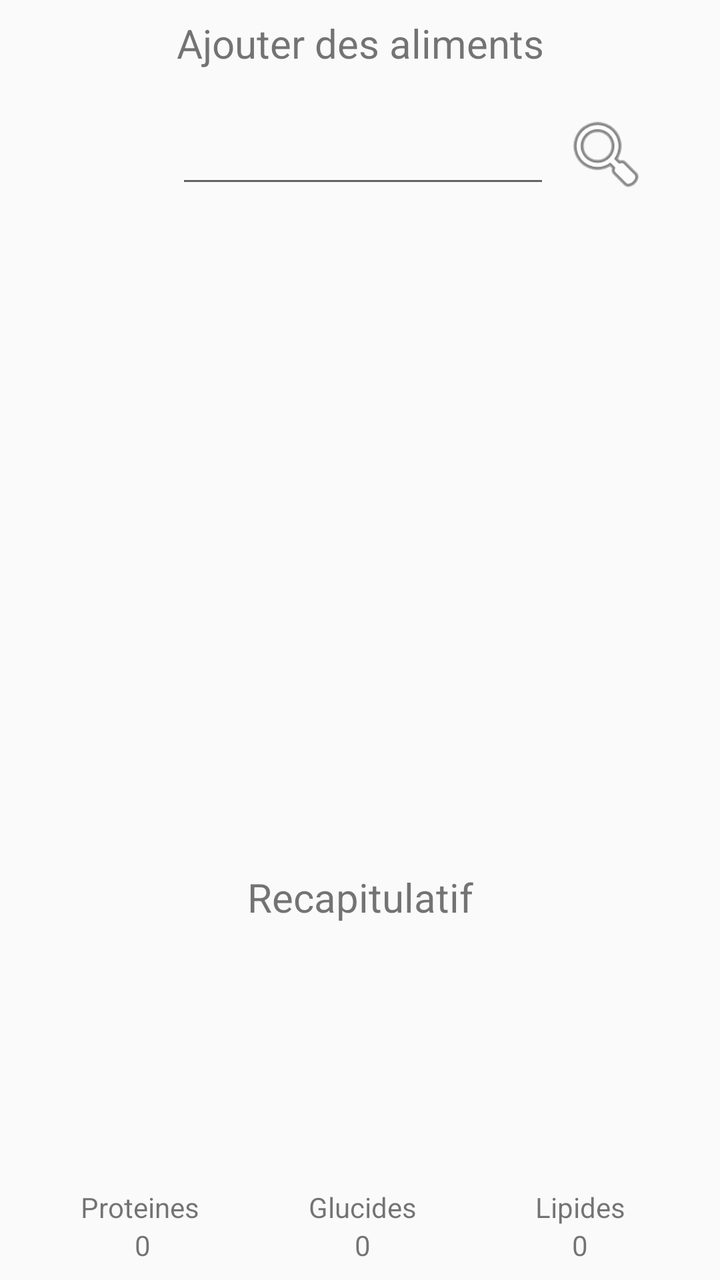
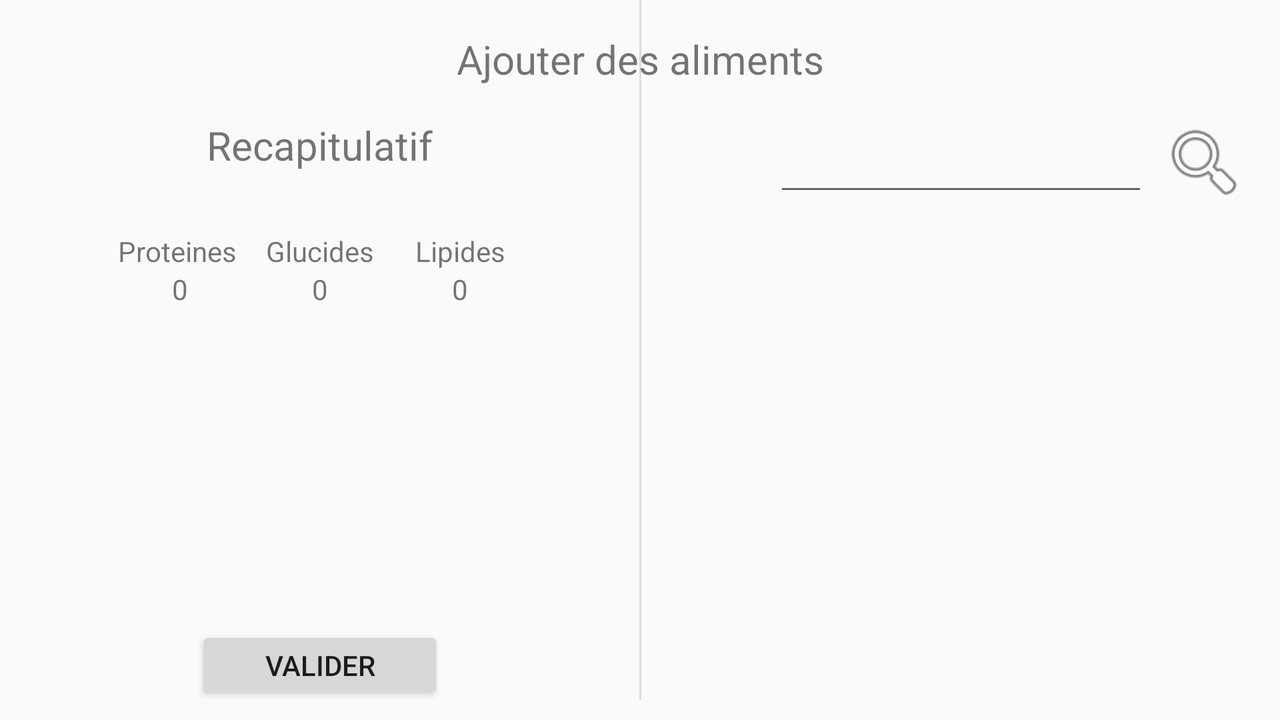

Two renders of one Android screen. The first uses the default layout on a phone; the second uses the alternative layout the repository ships for a different screen configuration, on a matching device. The two XML files are below.
<!-- AndroidManifest.xml: application theme AppTheme.NoActionBar -->
<!-- res/layout/activity_add_aliment.xml -->
<?xml version="1.0" encoding="utf-8"?>
<android.support.constraint.ConstraintLayout
    xmlns:android="http://schemas.android.com/apk/res/android"
    xmlns:app="http://schemas.android.com/apk/res-auto"
    xmlns:tools="http://schemas.android.com/tools"
    android:layout_width="match_parent"
    android:layout_height="match_parent">

    <TextView
        android:id="@+id/textView3"
        android:layout_width="235dp"
        android:layout_height="35dp"
        android:layout_marginStart="8dp"
        android:layout_marginTop="8dp"
        android:layout_marginEnd="8dp"
        android:text="Ajouter des aliments"
        android:textAlignment="center"
        android:textSize="20dp"
        app:layout_constraintEnd_toEndOf="parent"
        app:layout_constraintStart_toStartOf="parent"
        app:layout_constraintTop_toTopOf="parent" />

    <EditText
        android:id="@+id/editTextResearchAliment"
        android:layout_width="187dp"
        android:layout_height="44dp"
        android:layout_marginStart="88dp"
        android:layout_marginTop="12dp"
        android:ems="10"
        android:inputType="textPersonName"
        app:layout_constraintStart_toStartOf="parent"
        app:layout_constraintTop_toBottomOf="@+id/textView3" />

    <ImageView
        android:id="@+id/imageViewSearch"
        android:layout_width="56dp"
        android:layout_height="44dp"
        android:layout_marginTop="12dp"
        android:layout_marginEnd="8dp"
        app:layout_constraintEnd_toEndOf="parent"
        app:layout_constraintHorizontal_bias="0.0"
        app:layout_constraintStart_toEndOf="@+id/editTextResearchAliment"
        app:layout_constraintTop_toBottomOf="@+id/textView3"
        app:srcCompat="@android:drawable/ic_menu_search" />

    <android.support.v7.widget.RecyclerView
        android:id="@+id/recyclerViewAddAliment"
        android:layout_width="409dp"
        android:layout_height="315dp"
        android:layout_marginStart="8dp"
        android:layout_marginTop="108dp"
        android:layout_marginEnd="8dp"
        app:layout_constraintEnd_toEndOf="parent"
        app:layout_constraintStart_toStartOf="parent"
        app:layout_constraintTop_toTopOf="parent" />

    <Button
        android:id="@+id/buttonValidAliment"
        android:layout_width="128dp"
        android:layout_height="39dp"
        android:layout_marginStart="8dp"
        android:layout_marginTop="20dp"
        android:layout_marginEnd="8dp"
        android:text="Valider"
        app:layout_constraintEnd_toEndOf="parent"
        app:layout_constraintHorizontal_bias="0.498"
        app:layout_constraintStart_toStartOf="parent"
        app:layout_constraintTop_toBottomOf="@+id/linearLayout" />

    <TextView
        android:id="@+id/textView15"
        android:layout_width="235dp"
        android:layout_height="35dp"
        android:layout_marginStart="8dp"
        android:layout_marginTop="12dp"
        android:layout_marginEnd="8dp"
        android:text="Recapitulatif"
        android:textAlignment="center"
        android:textSize="20dp"
        app:layout_constraintEnd_toEndOf="parent"
        app:layout_constraintStart_toStartOf="parent"
        app:layout_constraintTop_toBottomOf="@+id/recyclerViewAddAliment" />

    <android.support.v7.widget.RecyclerView
        android:id="@+id/recyclerViewListAliment"
        android:layout_width="410dp"
        android:layout_height="84dp"
        android:layout_marginStart="8dp"
        android:layout_marginTop="8dp"
        android:layout_marginEnd="8dp"
        app:layout_constraintEnd_toEndOf="parent"
        app:layout_constraintStart_toStartOf="parent"
        app:layout_constraintTop_toBottomOf="@+id/textView15" />

    <LinearLayout
        android:id="@+id/linearLayout"
        android:layout_width="328dp"
        android:layout_height="61dp"
        android:layout_marginStart="8dp"
        android:layout_marginTop="32dp"
        android:layout_marginEnd="8dp"
        android:orientation="horizontal"
        android:weightSum="3"
        app:layout_constraintEnd_toEndOf="parent"
        app:layout_constraintHorizontal_bias="0.492"
        app:layout_constraintStart_toStartOf="parent"
        app:layout_constraintTop_toBottomOf="@+id/recyclerViewListAliment">

        <LinearLayout
            android:layout_width="111dp"
            android:layout_height="match_parent"
            android:orientation="vertical">

            <TextView
                android:id="@+id/textView4"
                android:layout_width="match_parent"
                android:layout_height="wrap_content"
                android:text="Proteines "
                android:textAlignment="center" />

            <TextView
                android:id="@+id/textProt"
                android:layout_width="match_parent"
                android:layout_height="41dp"
                android:text="0"
                android:textAlignment="center" />

        </LinearLayout>

        <LinearLayout
            android:layout_width="109dp"
            android:layout_height="match_parent"
            android:orientation="vertical">

            <TextView
                android:id="@+id/textView11"
                android:layout_width="match_parent"
                android:layout_height="wrap_content"
                android:text="Glucides"
                android:textAlignment="center" />

            <TextView
                android:id="@+id/textGlu"
                android:layout_width="match_parent"
                android:layout_height="42dp"
                android:text="0"
                android:textAlignment="center" />
        </LinearLayout>

        <LinearLayout
            android:layout_width="match_parent"
            android:layout_height="match_parent"
            android:orientation="vertical">

            <TextView
                android:id="@+id/textView12"
                android:layout_width="match_parent"
                android:layout_height="wrap_content"
                android:text="Lipides"
                android:textAlignment="center" />

            <TextView
                android:id="@+id/textLip"
                android:layout_width="match_parent"
                android:layout_height="42dp"
                android:text="0"
                android:textAlignment="center" />
        </LinearLayout>
    </LinearLayout>

</android.support.constraint.ConstraintLayout>
<!-- resources referenced by this layout -->
<resources>
  <style name="AppTheme.NoActionBar">
          <item name="windowActionBar">false</item>
          <item name="windowNoTitle">true</item>
      </style>
</resources>
<!-- res/layout-land/activity_add_aliment.xml (the repository's variant of the layout above) -->
<!-- drawn on the phone turned sideways -->
<?xml version="1.0" encoding="utf-8"?>
<android.support.constraint.ConstraintLayout xmlns:android="http://schemas.android.com/apk/res/android"
    xmlns:tools="http://schemas.android.com/tools"
    android:layout_width="match_parent"
    android:layout_height="match_parent"
    xmlns:app="http://schemas.android.com/apk/res-auto">

    <TextView
        android:id="@+id/textView3"
        android:layout_width="235dp"
        android:layout_height="35dp"
        android:layout_marginStart="8dp"
        android:layout_marginTop="16dp"
        android:layout_marginEnd="8dp"
        android:text="Ajouter des aliments"
        android:textAlignment="center"
        android:textSize="20dp"
        app:layout_constraintEnd_toEndOf="parent"
        app:layout_constraintStart_toStartOf="parent"
        app:layout_constraintTop_toTopOf="parent" />

    <EditText
        android:id="@+id/editTextResearchAliment"
        android:layout_width="187dp"
        android:layout_height="44dp"
        android:layout_marginStart="8dp"
        android:layout_marginTop="8dp"
        android:layout_marginEnd="8dp"
        android:ems="10"
        android:inputType="textPersonName"
        app:layout_constraintEnd_toEndOf="parent"
        app:layout_constraintStart_toEndOf="@+id/divider"
        app:layout_constraintTop_toBottomOf="@+id/textView3" />

    <ImageView
        android:id="@+id/imageViewSearch"
        android:layout_width="56dp"
        android:layout_height="44dp"
        android:layout_marginTop="4dp"
        android:layout_marginEnd="8dp"
        app:layout_constraintBottom_toBottomOf="@+id/editTextResearchAliment"
        app:layout_constraintEnd_toEndOf="parent"
        app:layout_constraintHorizontal_bias="0.0"
        app:layout_constraintStart_toEndOf="@+id/editTextResearchAliment"
        app:layout_constraintTop_toBottomOf="@+id/textView3"
        app:layout_constraintVertical_bias="1.0"
        app:srcCompat="@android:drawable/ic_menu_search" />

    <android.support.v7.widget.RecyclerView
        android:id="@+id/recyclerViewAddAliment"
        android:layout_width="262dp"
        android:layout_height="274dp"
        android:layout_marginStart="8dp"
        android:layout_marginTop="8dp"
        android:layout_marginEnd="8dp"
        android:layout_marginBottom="8dp"
        app:layout_constraintBottom_toBottomOf="parent"
        app:layout_constraintEnd_toEndOf="parent"
        app:layout_constraintHorizontal_bias="0.734"
        app:layout_constraintStart_toEndOf="@+id/divider"
        app:layout_constraintTop_toBottomOf="@+id/editTextResearchAliment"
        app:layout_constraintVertical_bias="0.0" />

    <Button
        android:id="@+id/buttonValidAliment"
        android:layout_width="124dp"
        android:layout_height="39dp"
        android:layout_marginStart="8dp"
        android:layout_marginEnd="8dp"
        android:layout_marginBottom="8dp"
        android:text="Valider"
        app:layout_constraintBottom_toBottomOf="parent"
        app:layout_constraintEnd_toStartOf="@+id/divider"
        app:layout_constraintStart_toStartOf="parent" />

    <TextView
        android:id="@+id/textView15"
        android:layout_width="235dp"
        android:layout_height="35dp"
        android:layout_marginStart="8dp"
        android:layout_marginTop="8dp"
        android:layout_marginEnd="8dp"
        android:text="Recapitulatif"
        android:textAlignment="center"
        android:textSize="20dp"
        app:layout_constraintEnd_toStartOf="@+id/divider"
        app:layout_constraintStart_toStartOf="parent"
        app:layout_constraintTop_toBottomOf="@+id/textView3" />

    <android.support.v7.widget.RecyclerView
        android:id="@+id/recyclerViewListAliment"
        android:layout_width="0dp"
        android:layout_height="wrap_content"
        android:layout_marginStart="8dp"
        android:layout_marginTop="8dp"
        android:layout_marginEnd="8dp"
        android:layout_marginBottom="8dp"
        app:layout_constraintBottom_toTopOf="@+id/linearLayout"
        app:layout_constraintEnd_toStartOf="@+id/divider"
        app:layout_constraintStart_toStartOf="parent"
        app:layout_constraintTop_toBottomOf="@+id/textView15" />

    <LinearLayout
        android:id="@+id/linearLayout"
        android:layout_width="wrap_content"
        android:layout_height="0dp"
        android:layout_marginTop="6dp"
        android:layout_marginBottom="8dp"
        android:orientation="horizontal"
        android:weightSum="3"
        app:layout_constraintBottom_toTopOf="@+id/buttonValidAliment"
        app:layout_constraintEnd_toEndOf="@+id/recyclerViewListAliment"
        app:layout_constraintStart_toStartOf="@+id/recyclerViewListAliment"
        app:layout_constraintTop_toBottomOf="@+id/recyclerViewListAliment">

        <LinearLayout
            android:layout_width="70dp"
            android:layout_height="match_parent"
            android:orientation="vertical">

            <TextView
                android:id="@+id/textView4"
                android:layout_width="match_parent"
                android:layout_height="wrap_content"
                android:text="Proteines "
                android:textAlignment="center" />

            <TextView
                android:id="@+id/textProt"
                android:layout_width="match_parent"
                android:layout_height="41dp"
                android:text="0"
                android:textAlignment="center" />

        </LinearLayout>

        <LinearLayout
            android:layout_width="70dp"
            android:layout_height="match_parent"
            android:orientation="vertical">

            <TextView
                android:id="@+id/textView11"
                android:layout_width="match_parent"
                android:layout_height="wrap_content"
                android:text="Glucides"
                android:textAlignment="center" />

            <TextView
                android:id="@+id/textGlu"
                android:layout_width="match_parent"
                android:layout_height="42dp"
                android:text="0"
                android:textAlignment="center" />
        </LinearLayout>

        <LinearLayout
            android:layout_width="70dp"
            android:layout_height="match_parent"
            android:orientation="vertical">

            <TextView
                android:id="@+id/textView12"
                android:layout_width="match_parent"
                android:layout_height="wrap_content"
                android:text="Lipides"
                android:textAlignment="center" />

            <TextView
                android:id="@+id/textLip"
                android:layout_width="match_parent"
                android:layout_height="42dp"
                android:text="0"
                android:textAlignment="center" />
        </LinearLayout>
    </LinearLayout>

    <View
        android:id="@+id/divider"
        android:layout_width="1dp"
        android:layout_height="350dp"
        android:layout_marginStart="8dp"
        android:layout_marginEnd="8dp"
        android:background="?android:attr/listDivider"
        app:layout_constraintEnd_toEndOf="parent"
        app:layout_constraintStart_toStartOf="parent"
        tools:layout_editor_absoluteY="59dp" />

</android.support.constraint.ConstraintLayout>
